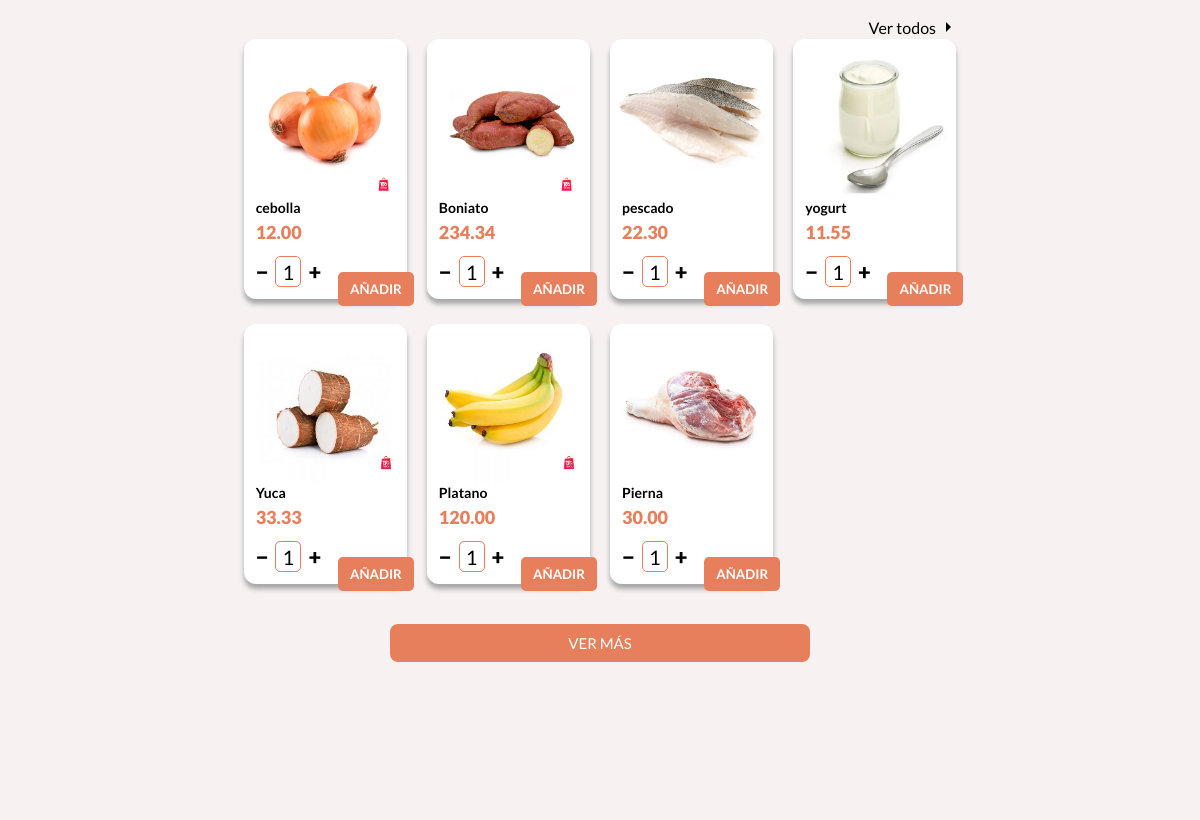
The app's page / (middle part), older data.
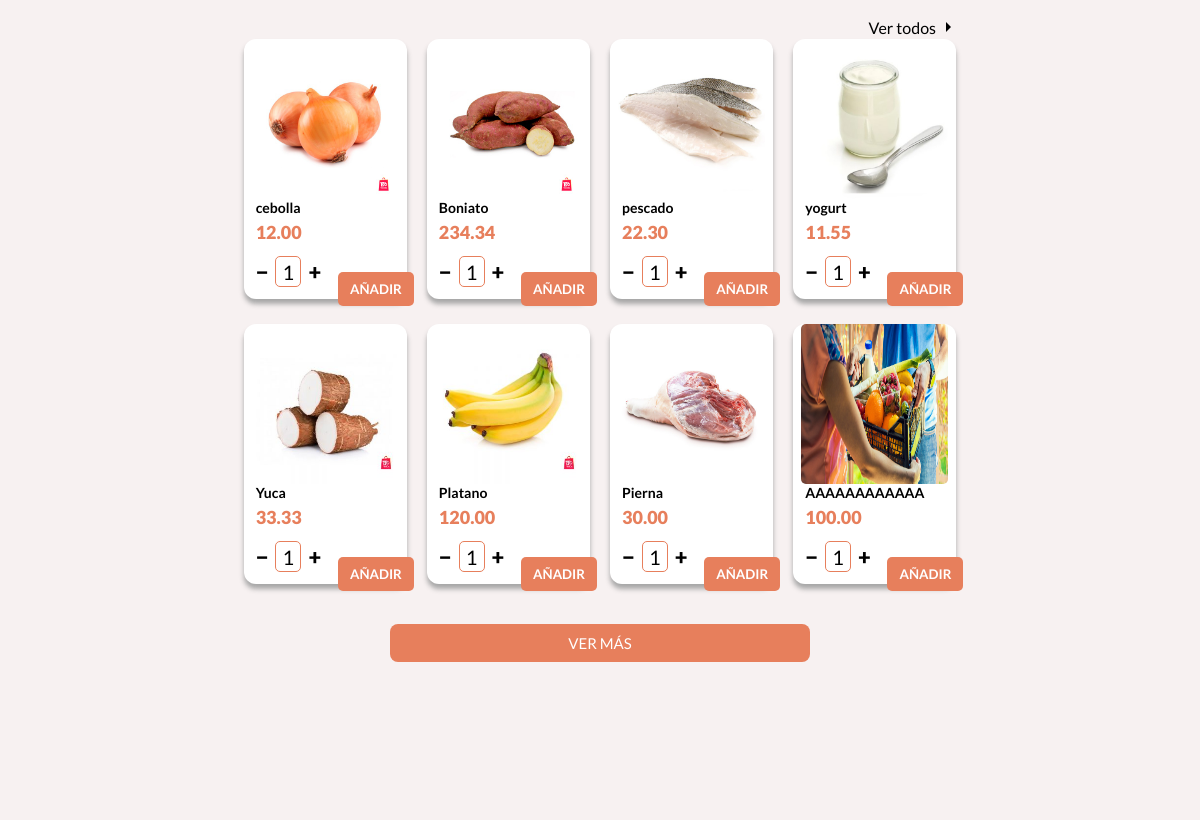
The same page, newer data.
### app/models.py (models this page shows, shortened)
class productos(models.Model):
    activ = models.BooleanField(default=True, verbose_name='Mostrar')
    imagen = models.ImageField(verbose_name='Imagen', upload_to='img/productos/')
    nombre = models.CharField(max_length=100, verbose_name='Nombre', default='')
    precio = models.DecimalField(max_digits=6, decimal_places=2, verbose_name='Precio')
    mejor = models.BooleanField(default=True, verbose_name='Marcar como uno de los mejores productos')
    especial = models.BooleanField(default=True, verbose_name='Oferta especial')
    subcategoria = models.ManyToManyField(subCategorias)
    ubicaciones = models.ManyToManyField(ubicaciones)
    cantventas = models.PositiveIntegerField(verbose_name='Cantidad de ventas', editable=False, auto_created=True,
                                             default=0)
    class Meta:
        verbose_name_plural = '02- Productos'
        verbose_name = 'Producto'

### app/views.py (the view)
# urls.py: path('', Index.as_view(), name='index'),
class Index(generic.TemplateView):
    template_name = 'index.html'
    def get_context_data(self, *, object_list=None, **kwargs):
        context = super(Index, self).get_context_data()
        context['listado_productos'] = models.productos.objects.filter(mejor=True, activ=True, especial=False)
        context['listado_productos_especiales'] = models.productos.objects.filter(especial=True, activ=True)
        context['listado_productos_completo'] = models.productos.objects.filter(activ=True)
        context['domicilio'] = models.productosDomicilio.objects.first()
        context['general'] = models.general.objects.first()
        context['conocenos'] = models.conocenos.objects.first()
        context['contactenos'] = models.contactenos.objects.first()
        context['carrusel'] = models.carrusel.objects.all()
        return context

### app/templates/index.html (shortened to what this page needs)
{% extends 'pages/includes/base.html' %}
{% load static %}
{% block content %}
    {% include 'pages/includes/OwlCarrusel.html' %}
    <section class="mejores-productos__contenedor p-10 p-60-vertical">
        <div class="visitar-productos">
            <a href="{% url 'productos' %}">Ver todos</a>
            <svg xmlns="http://www.w3.org/2000/svg" height="24px" viewBox="0 0 24 24" width="24px" fill="#000000">
                <path d="M0 0h24v24H0V0z" fill="none"/>
                <path d="M10 17l5-5-5-5v10z"/>
            </svg>
        </div>
        {% include 'pages/includes/productos/MejoresProductosContenedor.html' %}
        <div class="btn-ver-mas__contenedor">
            <a type="button" class="btn-ver-mas__inicie-compra btn-verMas" href="{% url 'productos' %}">VER MÁS</a>
        </div>
    </section>
{% endblock %}

### app/templates/pages/includes/productos/MejoresProductosContenedor.html (shortened to what this page needs)
<div class="productos__contenedor ">
    {% for p in listado_productos %}
        <div class="plantilla-producto">
            <div class="producto">
                <a class="mostrar-producto" href="{% url 'VerProductos' p.id %}">
                    <img class="foto-producto" alt="foto producto" src="{{ p.imagen.url }}"
                         style="width:90%; height: 160px">
                </a>
                <div class="nombre-precio-producto ">
                    <h4>{{ p.nombre }}</h4>
                    <p>{{ p.precio }}</p>
                </div>
                <div class="contar-producto">
                    <button class="btn-contar restar" id="id{{ p.id }}" type="button">&minus;</button>
                    <div id="contador" class="id{{ p.id }}">1</div>
                    <button class="btn-contar sumar" id="id{{ p.id }}" type="button">&plus;</button>
                </div>
                <button
                        type="button"
                        class="annadir-carrito btnSimple-carrito__comprar-mas"
                        id="btnid{{ p.id }}"
                        onclick="addCarrito({{ p.id }},
                                document.querySelector('.id{{ p.id }}').textContent)"
                >
                    AÑADIR
                </button>
            </div>
        </div>
    {% endfor %}
</div>

Row changes from the older to the newer data that the page shows:
added productos: imagen (picture), nombre "AAAAAAAAAAAA", precio "100.00"
